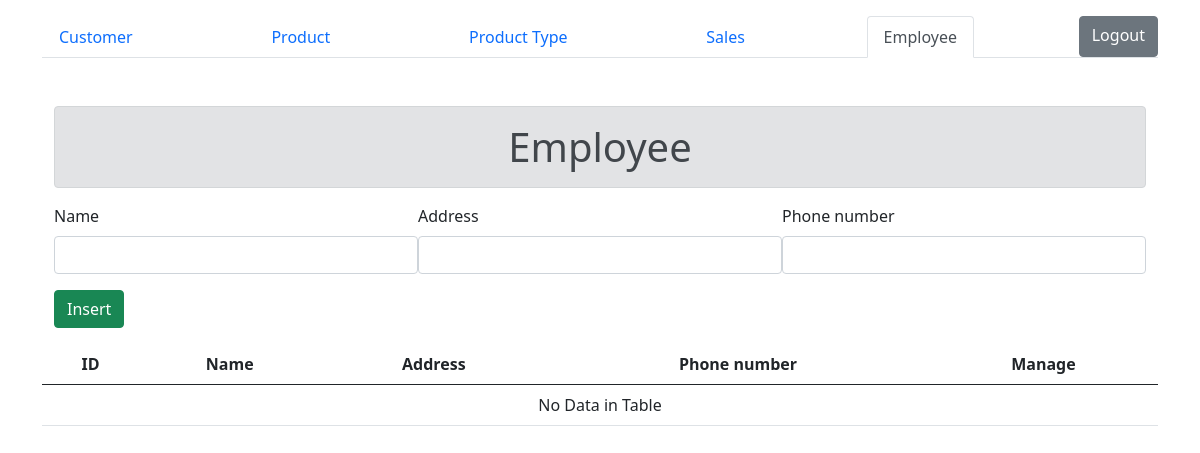
/employee.php (signed in), run on an earlier commit of the app's database.
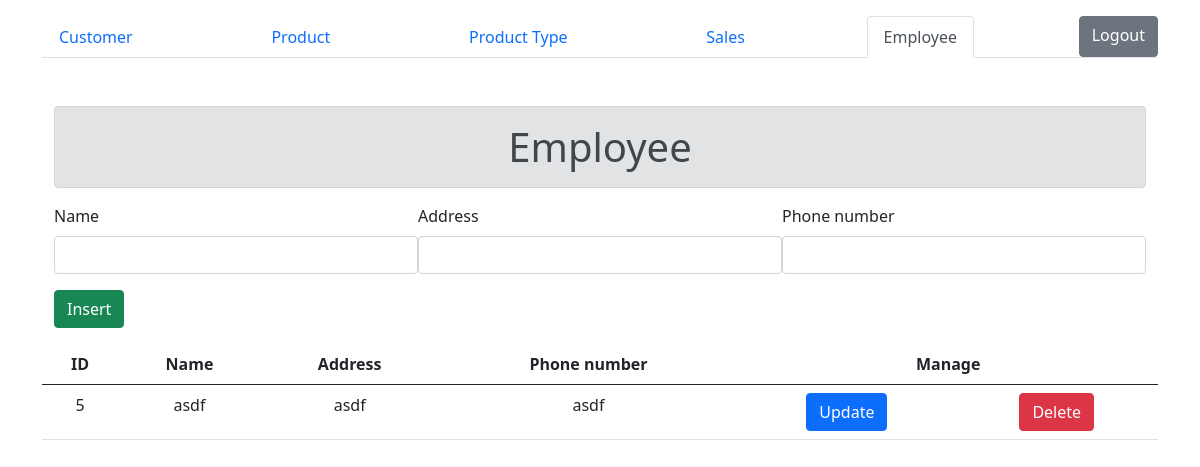
And on a later commit of the database.
### tables this page shows
CREATE TABLE `employee` (
  `e_id` int(10) NOT NULL,
  `e_name` varchar(45) NOT NULL,
  `e_address` varchar(45) NOT NULL,
  `e_tel` varchar(20) NOT NULL
);

### employee.php (the view, shortened to what this page needs)
<?php
    include('connection.php');
?>
<!DOCTYPE html>
<html lang="en">
<head>
    <link rel="stylesheet" href="https://stackpath.bootstrapcdn.com/bootstrap/5.0.0-alpha1/css/bootstrap.min.css">
</head>
<body>
    <div class="container mt-3 align-items-center">
        <ul class="nav nav-tabs d-flex justify-content-between">
            <li class="nav-item">
                <a class="nav-link" href="index.php">Customer</a>
            </li>
            <li class="nav-item">
                <a class="nav-link" href="product.php">Product</a>
            </li>
            <li class="nav-item">
                <a class="nav-link" href="product-type.php">Product Type</a>
            </li>
            <li class="nav-item">
                <a class="nav-link" href="sales.php">Sales</a>
            </li>
            <li class="nav-item">
                <a class="nav-link active" aria-current="page"  href="employee.php">Employee</a>
            </li>
            <a href="logout.php" role="button" class="btn btn-secondary float-end">Logout</a>
        </ul>
        <div class="container mt-5">
            <h1 class="text-center alert alert-secondary">Employee</h1>
            <?php
                if(isset($_GET['id'])) {
                    echo '<form action="update.php?form=employee" method="POST">';
                }else {
                    echo '<form action="insert.php?form=employee" method="POST">';
                }
            ?>
                <div class="d-flex flew-row">
                    <div class="flex-grow-1 mr-3">
                        <label for="name" class="form-label">Name</label>
                        <input class="form-control" type="text" name="name" value="<?php if(isset($_GET['name'])) { echo $_GET['name']; unset($_GET['name']); }?>">
                    </div>
                    <div class="flex-grow-1 mr-3">
                        <label for="address" class="form-label">Address</label>
                        <input class="form-control" type="text"  name="address" value="<?php if(isset($_GET['address'])) { echo $_GET['address']; unset($_GET['address']); }?>">
                    </div>
                    <div class="flex-grow-1">
                        <label for="tel" class="form-label">Phone number</label>
                        <input class="form-control" type="text" name="tel" value="<?php if(isset($_GET['tel'])) { echo $_GET['tel']; unset($_GET['tel']); }?>">
                    </div>
                </div>
                <input class="btn btn-success mt-3" type="submit" value="<?php if(isset($_GET['id'])) { echo "Update";} else {echo "Insert"; } ?>">
            </form>
        </div>
        <table class="table mt-3">
            <thead>
                <tr>
                    <th class="text-center">ID</th>
                    <th class="text-center">Name</th>
                    <th class="text-center">Address</th>
                    <th class="text-center">Phone number</th>
                    <th colspan="2" class="text-center">Manage</th>
                </tr>
            </thead>
            <tbody>
                <?php
                    $sql = "Select * From employee";
                    $result = $con->query($sql);
                    if($result->num_rows > 0) {
                        while($row = $result->fetch_assoc()) {
                            echo "<tr>";
                                echo '<td class="text-center">'. $row['e_id'] . '</td>';
                                echo '<td class="text-center">'. $row['e_name'] . '</td>';
                                echo '<td class="text-center">'. $row['e_address'] . '</td>';
                                echo '<td class="text-center">'. $row['e_tel'] . '</td>';
                                echo '<td class="text-center"><a role="button" class="btn btn-primary" href="employee.php?id=' . $row['e_id'] .'&name='.$row['e_name'].'&address='.$row['e_address'].'&tel='.$row['e_tel'].'">Update</a></td>';
                                echo '<td class="text-center"><a role="button" class="btn btn-danger" href="delete.php?id=' . $row['e_id'] .'&form=employee">Delete</a></td>';
                            echo '</tr>';
                        }
                    }else {
                        echo '<td class="text-center" colspan="6">No Data in Table</td>';
                    }
                ?>
            </tbody>
        </table>
    </div>
</body>
</html>

What changed in the data, as far as the page shows it:
added employee: e_id "5", e_name "asdf", e_address "asdf", e_tel "asdf"
Also different on the page:
text no longer shown: "No Data in Table"
